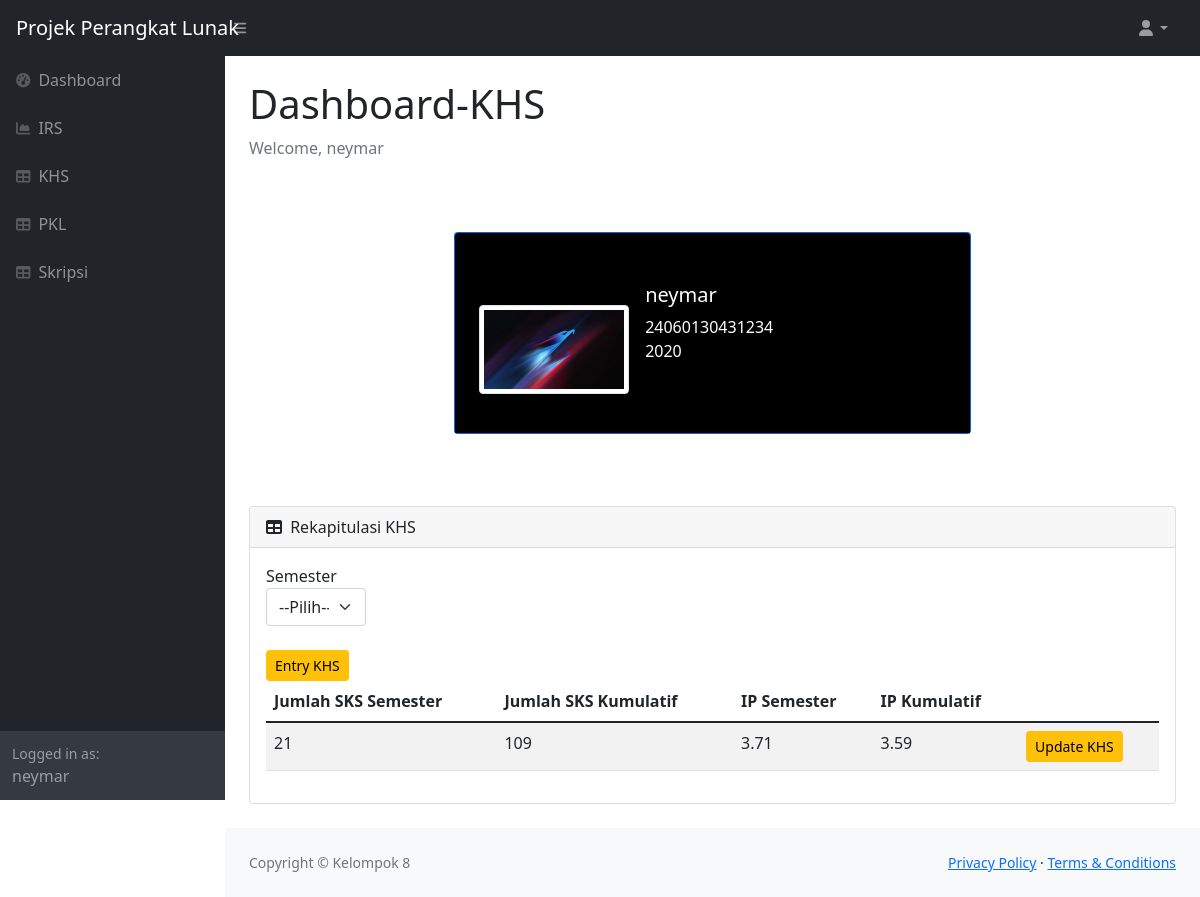
/mahasiswa/khs_index.php?semester=1 (signed in), run on the app's committed database.
### tables this page shows
CREATE TABLE `mahasiswa` (
  `nim` varchar(14) NOT NULL,
  `nama` char(100) NOT NULL,
  `alamat` varchar(100) DEFAULT NULL,
  `kota` char(50) DEFAULT NULL,
  `provinsi` char(50) DEFAULT NULL,
  `angkatan` int(4) DEFAULT NULL,
  `jalur_masuk` char(30) DEFAULT NULL,
  `email` varchar(30) DEFAULT NULL,
  `no_handphone` varchar(13) DEFAULT NULL,
  `status` char(20) DEFAULT NULL,
  `dosen_wali` char(50) DEFAULT NULL,
  `id_pkl_fk` varchar(6) DEFAULT NULL,
  `id_skripsi_fk` varchar(6) DEFAULT NULL,
  `semester` int(100) NOT NULL,
  `id_provinsi_fk` int(10) DEFAULT NULL,
  `id_kota_fk` int(10) DEFAULT NULL,
  `id_user_fk` int(6) DEFAULT NULL
);

CREATE TABLE `users` (
  `user_id` int(6) NOT NULL,
  `username` varchar(50) NOT NULL,
  `email` varchar(50) NOT NULL,
  `password` varchar(50) NOT NULL,
  `level` varchar(20) NOT NULL
);

CREATE TABLE `khs` (
  `id_khs` varchar(6) NOT NULL,
  `semester_aktif` int(20) DEFAULT NULL,
  `jumlah_sks_semester` int(30) DEFAULT NULL,
  `jumlah_sks_kumulatif` int(150) DEFAULT NULL,
  `ip_semester` double DEFAULT NULL,
  `ip_kumulatif` double DEFAULT NULL,
  `nim_mahasiswa_fk` varchar(14) DEFAULT NULL,
  `dokumen` varchar(255) NOT NULL
);

### mahasiswa/khs_index.php (the view, shortened to what this page needs)
<!DOCTYPE html>
<html lang="en">
    <head>
        <link href="https://cdn.jsdelivr.net/npm/simple-datatables@latest/dist/style.css" rel="stylesheet" />
        <link href="../css/styles.css" rel="stylesheet" />
    </head>
    <?php
        require_once('../lib/db_login.php');
        $email=$_SESSION['email'];
        $query = "SELECT * FROM users
                    INNER JOIN mahasiswa ON users.email=mahasiswa.email
                    WHERE users.email='$email'";
        $sql_ppl= mysqli_query($db, $query) or die (mysqli_error($db));
        $data = mysqli_fetch_array ($sql_ppl);
        $username = $data['username'];
        $nim = $data['nim'];
     ?>
    <body class="sb-nav-fixed">
        <nav class="sb-topnav navbar navbar-expand navbar-dark bg-dark">
            <a class="navbar-brand ps-3">Projek Perangkat Lunak</a>
            <button class="btn btn-link btn-sm order-1 order-lg-0 me-4 me-lg-0" id="sidebarToggle" href="#!"><i class="fas fa-bars"></i></button>
            <ul class="navbar-nav ms-auto ms-md-0 me-3 me-lg-4">
                <li class="nav-item dropdown">
                    <a class="nav-link dropdown-toggle" id="navbarDropdown" href="#" role="button" data-bs-toggle="dropdown" aria-expanded="false"><i class="fas fa-user fa-fw"></i></a>
                </li>
            </ul>
        </nav>
        <div id="layoutSidenav">
            <div id="layoutSidenav_nav">
                <nav class="sb-sidenav accordion sb-sidenav-dark" id="sidenavAccordion">
                    <div class="sb-sidenav-menu">
                        <div class="nav">
                            <a class="nav-link" href="mahasiswa_home.php">
                                <div class="sb-nav-link-icon"><i class="fas fa-tachometer-alt"></i></div>
                                Dashboard
                            </a>
                            <a class="nav-link" href="irs_index.php">
                                <div class="sb-nav-link-icon"><i class="fas fa-chart-area"></i></div>
                                IRS
                            </a>
                            <a class="nav-link" href="khs_index.php">
                                <div class="sb-nav-link-icon"><i class="fas fa-table"></i></div>
                                KHS
                            </a>
                            <a class="nav-link" href="pkl_mahasiswa.php">
                                <div class="sb-nav-link-icon"><i class="fas fa-table"></i></div>
                                PKL
                            </a>
                            <a class="nav-link" href="skripsi_mahasiswa.php">
                                <div class="sb-nav-link-icon"><i class="fas fa-table"></i></div>
                                Skripsi
                            </a>
                        </div>
                    </div>
                    <div class="sb-sidenav-footer">
                        <div class="small">Logged in as:</div>
                        <?=$data['username']?>
                    </div>
                </nav>
            </div>
            <div id="layoutSidenav_content">
                <main>
                    <div class="container-fluid px-4">
                        <h1 class="mt-4">Dashboard-KHS</h1>
                        <ol class="breadcrumb mb-4">
                            <li class="breadcrumb-item active">Welcome, <?=$data['nama']?></li>
                        </ol>
                        <div class="container py-5 h-100">
                            <div class="row d-flex justify-content-center align-items-center h-100">
                                <div class="col col-lg-9 col-xl-7">
                                    <div class="card bg-primary text-white mb-4">
                                            <div class="rounded-top text-white d-flex flex-row" style="background-color: #000; height:200px;">
                                                <div class="ms-4 mt-5 d-flex flex-column" style="width: 150px;">
                                                    <img src="../assets/img/avatar.jpg"
                                                        alt="Generic placeholder image" class="img-fluid img-thumbnail mt-4 mb-2"
                                                        style="width: 150px; z-index: 1">
                                                </div>
                                                <div class="ms-3" style="margin-top: 50px;">
                                                    <h5><?=$data['nama']?></h5>
                                                    <p><?=$data['nim']?> <br>
                                                        <?=$data['angkatan']?>
                                                    </p>
                                                </div>
                                            </div>
                                        </div>
                                    </div>
                                </div>
                            </div>
                            <div class="card mb-4">
                            <div class="card-header">
                                <i class="fas fa-table me-1"></i>
                                Rekapitulasi KHS
                            </div>
                            <div class="card-body">
                            <label for="semester">Semester</label>
                                <select name="semester" id="semester" class="form-select" onchange="khs_semester(this.options[this.selectedIndex].value)" style="width: 100px;">
                                    <option value="" >--Pilih--</option>
                                </select>
                            <br>
                            <a class="btn btn-warning btn-sm" href="entry_khs.php">Entry KHS</a>
                            <table class="table table-striped" >
                                    <thead>
                                        <tr>
                                            <th>Jumlah SKS Semester</th>
                                            <th>Jumlah SKS Kumulatif</th>
                                            <th>IP Semester</th>
                                            <th>IP Kumulatif</th>
                                        </tr>
                                    </thead>
                                    <tbody>
                                    <?php
                                    require_once('../lib/db_login.php');
                                    if (isset($_GET['semester'])){
                                        $semester=$_GET['semester'];
                                        $query = "SELECT * FROM khs
                                                    INNER JOIN mahasiswa ON
                                                    (mahasiswa.nim = khs.nim_mahasiswa_fk)
                                                    WHERE mahasiswa.nama='$username' AND
                                                    khs.semester_aktif='$semester'"
                                                    ;
                                        $sql_ppl= mysqli_query($db, $query) or die (mysqli_error($db));
                                        while($data = mysqli_fetch_array($sql_ppl)){ ?>
                                            <tr>
                                                <td><?=$data['jumlah_sks_semester']?></td>
                                                <td><?=$data['jumlah_sks_kumulatif']?></td>
                                                <td><?=$data['ip_semester']?></td>
                                                <td><?=$data['ip_kumulatif']?></td>
                                                <td><a class="btn btn-warning btn-sm" href=<?php echo '"update_khs.php?nim='.$nim.'&semester_aktif='.$semester.'"' ?>>Update KHS</a></td>
                                            </tr>
                                        <?php
                                        } ?>
                                    <?php
                                    } ?>
                                    </tbody>
                                </table>
                            </div>
                        </div>
                    </div>
                </main>
                <footer class="py-4 bg-light mt-auto">
                    <div class="container-fluid px-4">
                        <div class="d-flex align-items-center justify-content-between small">
                            <div class="text-muted">Copyright &copy; Kelompok 8</div>
                            <div>
                                <a href="#">Privacy Policy</a>
                                &middot;
                                <a href="#">Terms &amp; Conditions</a>
                            </div>
                        </div>
                    </div>
                </footer>
            </div>
        </div>
    </body>
</html>

### data on the page
mahasiswa: id_user_fk.username "neymar", nama "neymar", nim "24060130431234", angkatan "2020"
khs: jumlah_sks_semester "21", jumlah_sks_kumulatif "109", ip_semester "3.71", ip_kumulatif "3.59"
